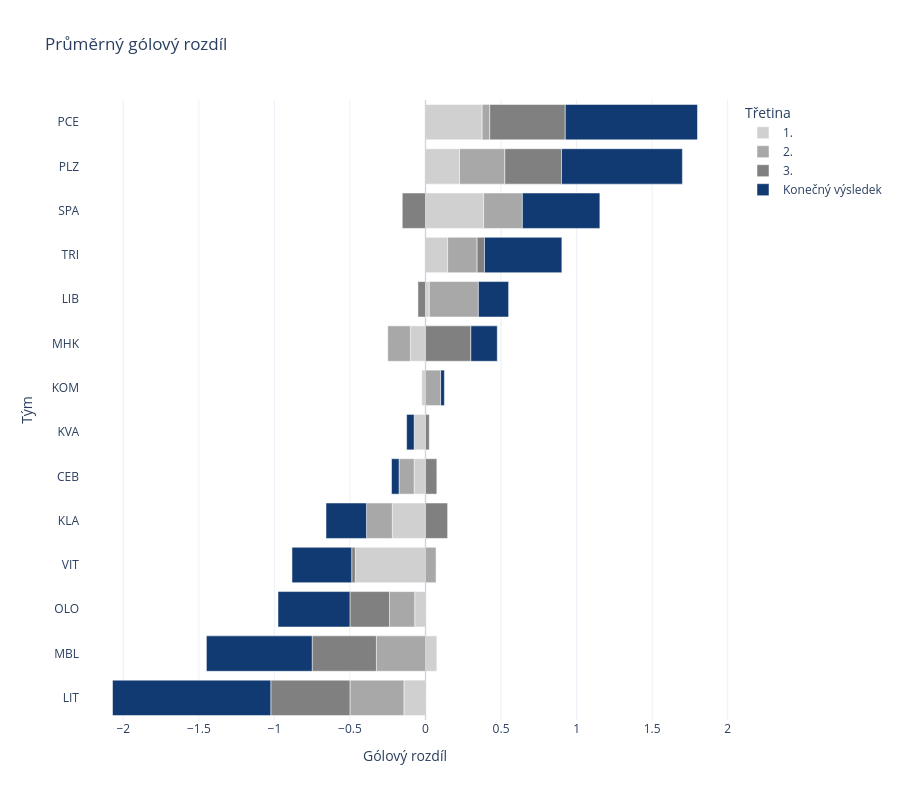

Here is the notebook cell this chart was saved with:
### Code cell
fig = px.bar(
    team_period,
    x="gdiff",
    y="team",
    color="period_label",
    orientation="h",
    title="Průměrný gólový rozdíl",
    color_discrete_map=COLOR_MAP,
    labels={
        "period_label": "Třetina",
        "gdiff": "Gólový rozdíl",
        "team": "Tým",
    },
)

fig.update_layout(
    xaxis_title="Gólový rozdíl",
    yaxis_title="Tým",
    height=800,
)

fig.add_vline(x=0, line_width=1, line_color="lightgray")

order = (
    team_period[team_period["period"] == "F"]
    .sort_values("gdiff")["team"]
)

fig.update_yaxes(
    categoryorder="array", 
    categoryarray=order,
    showgrid=True,
    gridwidth=0.1,
    gridcolor="rgba(0,0,0,0.1)",
                )

fig.show()

### Figure 1 — Plotly figure (JSON) as saved in the notebook; plotly's stock layout.template omitted (floating-point values rounded to 4 significant figures)
{"data": [{"alignmentgroup": "True", "hovertemplate": "Třetina=1.<br>Gólový rozdíl=%{x}<br>Tým=%{y}<extra></extra>", "legendgroup": "1.", "marker": {"color": "#d0d0d0", "pattern": {"shape": ""}}, "name": "1.", "offsetgroup": "1.", "orientation": "h", "showlegend": true, "textposition": "auto", "type": "bar", "x": [-0.075, -0.2195, -0.025, -0.075, 0.025, -0.1429, 0.075, -0.1, -0.07143, 0.375, 0.225, 0.3846, 0.1463, -0.4651], "xaxis": "x", "y": ["CEB", "KLA", "KOM", "KVA", "LIB", "LIT", "MBL", "MHK", "OLO", "PCE", "PLZ", "SPA", "TRI", "VIT"], "yaxis": "y"}, {"alignmentgroup": "True", "hovertemplate": "Třetina=2.<br>Gólový rozdíl=%{x}<br>Tým=%{y}<extra></extra>", "legendgroup": "2.", "marker": {"color": "#a8a8a8", "pattern": {"shape": ""}}, "name": "2.", "offsetgroup": "2.", "orientation": "h", "showlegend": true, "textposition": "auto", "type": "bar", "x": [-0.1, -0.1707, 0.1, 0, 0.325, -0.3571, -0.325, -0.15, -0.1667, 0.05, 0.3, 0.2564, 0.1951, 0.06977], "xaxis": "x", "y": ["CEB", "KLA", "KOM", "KVA", "LIB", "LIT", "MBL", "MHK", "OLO", "PCE", "PLZ", "SPA", "TRI", "VIT"], "yaxis": "y"}, {"alignmentgroup": "True", "hovertemplate": "Třetina=3.<br>Gólový rozdíl=%{x}<br>Tým=%{y}<extra></extra>", "legendgroup": "3.", "marker": {"color": "#808080", "pattern": {"shape": ""}}, "name": "3.", "offsetgroup": "3.", "orientation": "h", "showlegend": true, "textposition": "auto", "type": "bar", "x": [0.075, 0.1463, 0, 0.025, -0.05, -0.5238, -0.425, 0.3, -0.2619, 0.5, 0.375, -0.1538, 0.04878, -0.02326], "xaxis": "x", "y": ["CEB", "KLA", "KOM", "KVA", "LIB", "LIT", "MBL", "MHK", "OLO", "PCE", "PLZ", "SPA", "TRI", "VIT"], "yaxis": "y"}, {"alignmentgroup": "True", "hovertemplate": "Třetina=Konečný výsledek<br>Gólový rozdíl=%{x}<br>Tým=%{y}<extra></extra>", "legendgroup": "Konečný výsledek", "marker": {"color": "#103A71", "pattern": {"shape": ""}}, "name": "Konečný výsledek", "offsetgroup": "Konečný výsledek", "orientation": "h", "showlegend": true, "textposition": "auto", "type": "bar", "x": [-0.05, -0.2683, 0.025, -0.05, 0.2, -1.048, -0.7, 0.175, -0.4762, 0.875, 0.8, 0.5128, 0.5122, -0.3953], "xaxis": "x", "y": ["CEB", "KLA", "KOM", "KVA", "LIB", "LIT", "MBL", "MHK", "OLO", "PCE", "PLZ", "SPA", "TRI", "VIT"], "yaxis": "y"}], "layout": {"barmode": "relative", "height": 800, "legend": {"title": {"text": "Třetina"}, "tracegroupgap": 0}, "shapes": [{"line": {"color": "lightgray", "width": 1}, "type": "line", "x0": 0, "x1": 0, "xref": "x", "y0": 0, "y1": 1, "yref": "y domain"}], "title": {"text": "Průměrný gólový rozdíl"}, "xaxis": {"anchor": "y", "domain": [0, 1], "title": {"text": "Gólový rozdíl"}}, "yaxis": {"anchor": "x", "categoryarray": ["LIT", "MBL", "OLO", "VIT", "KLA", "CEB", "KVA", "KOM", "MHK", "LIB", "TRI", "SPA", "PLZ", "PCE"], "categoryorder": "array", "domain": [0, 1], "gridcolor": "rgba(0,0,0,0.1)", "gridwidth": 0.1, "showgrid": true, "title": {"text": "Tým"}}}}
